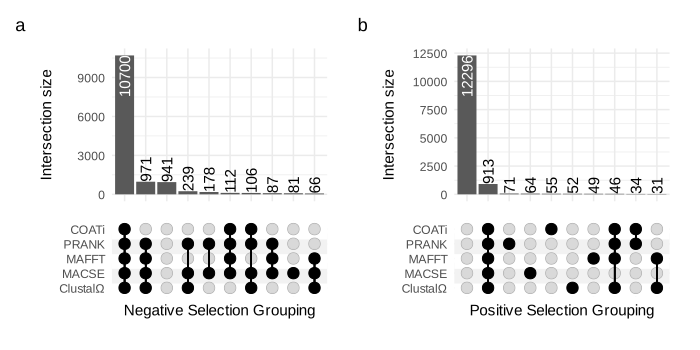

Here is the R script that generated this plot:
library(here)
library(tidyverse)
library(ComplexUpset)
library(patchwork)

PDF_WIDTH <- 7 # 178mm
PDF_HEIGHT <- PDF_WIDTH/2

# load data
aln_data <- read_csv(here("data/aln_data.csv.gz"))

# omega_data <- aln_data |>
#     mutate(neg_sel = (!is.na(omega) & omega < 1)) |>
#     filter(neg_sel) |>
#     (\(x) split(x, x$method))() |>
#     map(\(x) pull(x, "sequence"))

####

omega_data <- aln_data |>
    mutate(neg_sel = omega < 1) |>
    pivot_wider(id_cols = "sequence", names_from = "method", values_from = "neg_sel") |>
    rename(coati = "tri-mg")

gg1 <- upset(omega_data, c("clustalo", "macse", "mafft", "prank", "coati"),
    wrap = TRUE,
    n_intersections=10, set_sizes = FALSE, sort_sets = FALSE,
    name = "Negative Selection Grouping",
    base_annotations=list(
        'Intersection size'=intersection_size(
            mapping=aes(hjust=ifelse(after_stat(y)>3000, 0.5, 0.0)),
            text=list(
                vjust=0.5,
                angle=90,
                check_overlap=TRUE
            )
        )
    ),
    labeller = ggplot2::as_labeller(c(
        coati = "COATi",
        prank = "PRANK",
        mafft = "MAFFT",
        macse = "MACSE",
        clustalo = "ClustalΩ"
    ))
)


omega_data <- aln_data |>
    mutate(neg_sel = omega > 1) |>
    pivot_wider(id_cols = "sequence", names_from = "method", values_from = "neg_sel") |>
    rename(coati = "tri-mg")

gg2 <- upset(omega_data, c("clustalo", "macse", "mafft", "prank", "coati"),
    n_intersections=10, set_sizes = FALSE, sort_sets = FALSE,
    wrap = TRUE,
    name = "Positive Selection Grouping",
    base_annotations=list(
        'Intersection size'=intersection_size(
            mapping=aes(hjust=ifelse(after_stat(y)>3000, 0.5, 0.0)),
            text=list(
                vjust=0.5,
                angle=90,
                check_overlap=TRUE
            )
        )
    ),
    labeller = ggplot2::as_labeller(c(
        coati = "COATi",
        prank = "PRANK",
        mafft = "MAFFT",
        macse = "MACSE",
        clustalo = "ClustalΩ"
    ))
)

#gg <- wrap_plots(gg1, gg2, ncol = 2) + plot_annotation(tag_levels = c('a', '1'))

gg <- gg1 + gg2 + plot_annotation(tag_levels = 'a')

if(interactive()) {
    print(gg)
} else {
    scriptname <- commandArgs() |> str_subset("^--file=") |> str_replace("^--file=","")
    pdfname <- scriptname |> str_replace("\\.[^.]*$", ".pdf")
    pdfname <- here("figures", pdfname)

    cairo_pdf(file=pdfname, width=PDF_WIDTH, height=PDF_HEIGHT)
    print(gg)
    invisible(dev.off())

    embedFonts(pdfname)
}
